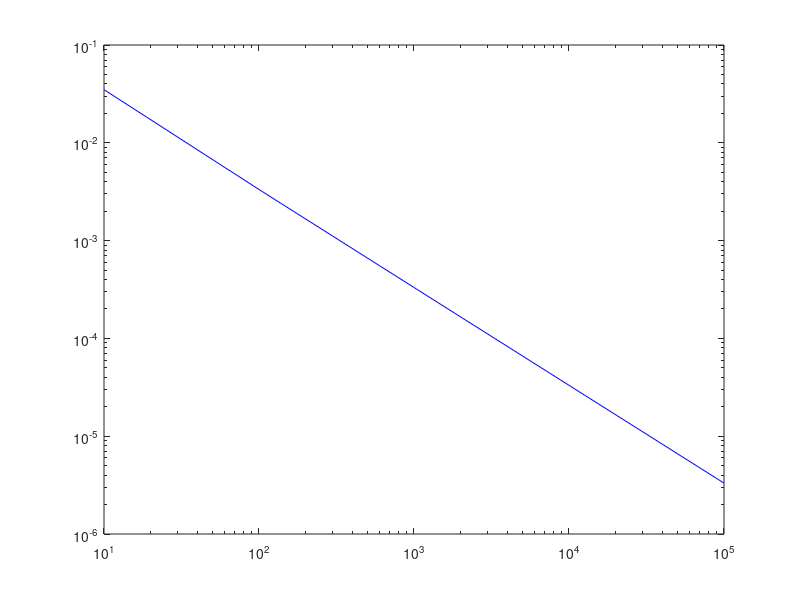

Write MATLAB code to recreate this figure.
function [] = a5q2()
a = 0;
b = 1;

for p=1:5
    n = 10^p;
    power(p) = n;
    h = (b-a)/n;
    arr = a:h:b;
    y(1) = 1;
    z = (sin(arr) - cos(arr) + 3*(exp(-arr)))/2;
    
    for i=1:n
        y(i+1) = y(i) + (h*( sin(arr(i)) - y(i) ));
    end
    
    m(p) = max(abs(y-z));
end

%plot(power, m, 'b');
%hold on;
loglog(power, m, 'b');
%plot(arr, z, 'r');
hold off;
end